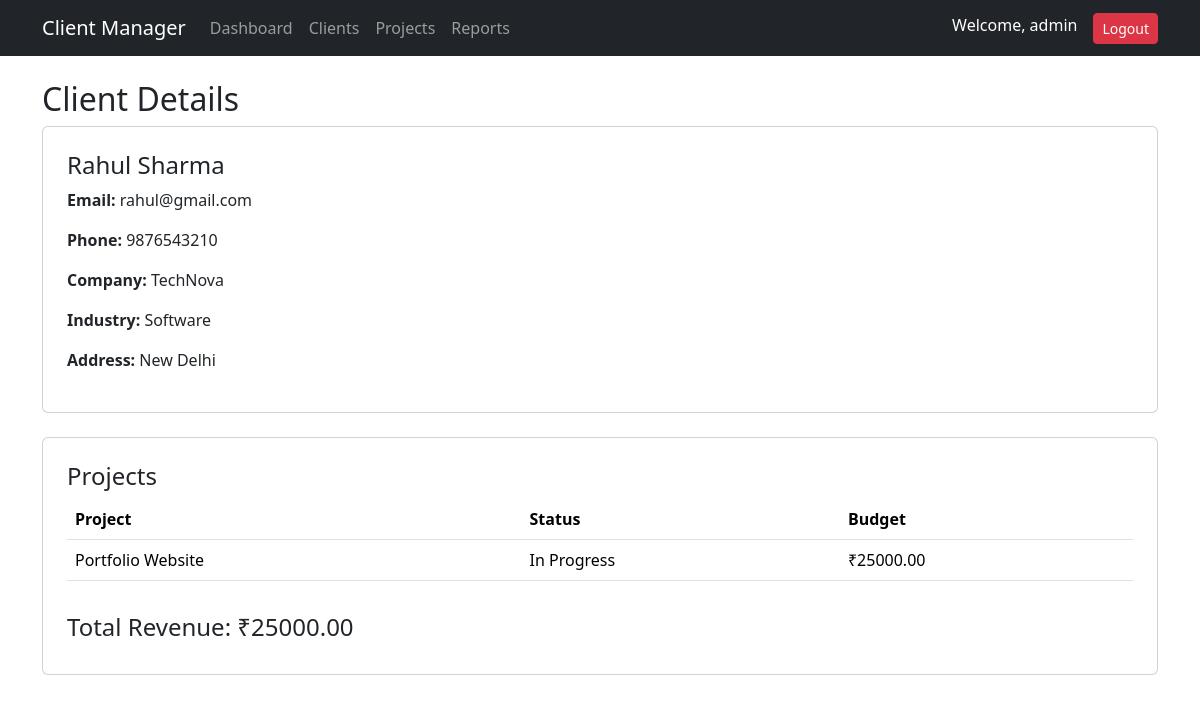
The page /clients/client_details.php?id=1 (signed in) on the database its author committed.
### tables this page shows
CREATE TABLE `clients` (
  `client_id` int(11) NOT NULL,
  `client_name` varchar(100) NOT NULL,
  `email` varchar(100) NOT NULL,
  `phone` varchar(20) DEFAULT NULL,
  `company_name` varchar(100) DEFAULT NULL,
  `industry` varchar(100) DEFAULT NULL,
  `address` text DEFAULT NULL,
  `created_at` timestamp NOT NULL DEFAULT current_timestamp()
);

CREATE TABLE `projects` (
  `project_id` int(11) NOT NULL,
  `client_id` int(11) NOT NULL,
  `project_name` varchar(150) NOT NULL,
  `project_type` varchar(100) DEFAULT NULL,
  `budget` decimal(10,2) DEFAULT NULL,
  `payment_status` enum('Pending','Partial','Paid') DEFAULT 'Pending',
  `project_status` enum('Not Started','In Progress','On Hold','Completed') DEFAULT 'Not Started',
  `start_date` date DEFAULT NULL,
  `deadline` date DEFAULT NULL,
  `notes` text DEFAULT NULL,
  `created_at` timestamp NOT NULL DEFAULT current_timestamp()
);

### clients/client_details.php (the view, shortened to what this page needs)
<?php
include("../includes/db.php");
include("../includes/header.php");
$id = $_GET['id'];
$clientQuery = mysqli_query(
    $conn,
    "SELECT * FROM clients
     WHERE client_id=$id"
);
$client = mysqli_fetch_assoc($clientQuery);
$projectQuery = mysqli_query(
    $conn,
    "SELECT * FROM projects
     WHERE client_id=$id"
);
$revenueQuery = mysqli_query(
    $conn,
    "SELECT SUM(budget) AS total
     FROM projects
     WHERE client_id=$id"
);
$revenue = mysqli_fetch_assoc($revenueQuery);
?>
<h2>Client Details</h2>
<div class="card p-4 mb-4">
<h4><?php echo $client['client_name']; ?></h4>
<p>
<strong>Email:</strong>
<?php echo $client['email']; ?>
</p>
<p>
<strong>Phone:</strong>
<?php echo $client['phone']; ?>
</p>
<p>
<strong>Company:</strong>
<?php echo $client['company_name']; ?>
</p>
<p>
<strong>Industry:</strong>
<?php echo $client['industry']; ?>
</p>
<p>
<strong>Address:</strong>
<?php echo $client['address']; ?>
</p>
</div>
<div class="card p-4">
<h4>Projects</h4>
<table class="table">
<tr>
<th>Project</th>
<th>Status</th>
<th>Budget</th>
</tr>
<?php
while($project =
mysqli_fetch_assoc($projectQuery))
{
?>
<tr>
<td>
<?php echo $project['project_name']; ?>
</td>
<td>
<?php echo $project['project_status']; ?>
</td>
<td>
₹<?php echo $project['budget']; ?>
</td>
</tr>
<?php
}
?>
</table>
<h4 class="mt-3">
Total Revenue:
₹<?php echo $revenue['total']; ?>
</h4>
</div>
<?php
include("../includes/footer.php");
?>

### rows shown on the page
clients: client_name "Rahul Sharma", email "rahul@gmail.com", phone "9876543210", company_name "TechNova", industry "Software", address "New Delhi"
projects: project_name "Portfolio Website", project_status "In Progress", budget "25000.00"

### other values the page prints
$_SESSION['admin'] "admin"
$revenue['total'] "25000.00"
